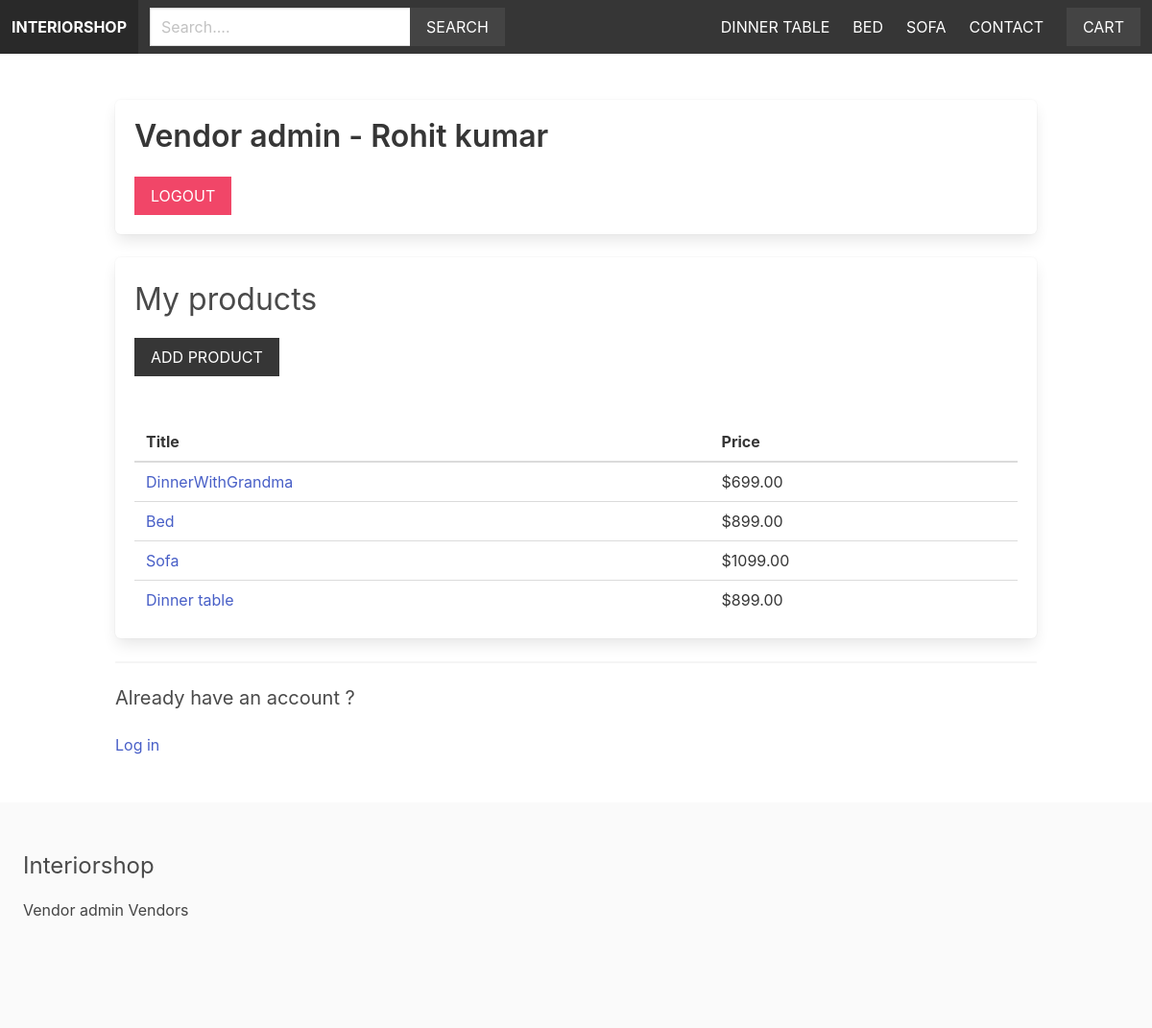
/vendors/vendor-admin/ (signed in), run on the app's committed database.
### shop/product/models.py (models this page shows, shortened)
class Category(models.Model):
    title = models.CharField(max_length=255)
    slug = models.SlugField(max_length=255)
    ordering = models.IntegerField(default=0)
    class Meta:
        ordering = ['ordering']

class Product(models.Model):
    category = models.ForeignKey(Category, related_name='products', on_delete=models.CASCADE)
    vendor  = models.ForeignKey(Vendor, related_name='products', on_delete=models.CASCADE)
    title = models.CharField(max_length=255)
    slug = models.SlugField(max_length=255)
    description = models.TextField(blank=True, null=True)
    price = models.DecimalField(max_digits=6, decimal_places=2)
    date_added = models.DateTimeField(auto_now_add=True)
    image = models.ImageField(upload_to="uploads/", blank=True, null=True)
    thumbnail  = models.ImageField(upload_to="uploads/", blank=True, null=True)
    class Meta:
        ordering =  ['-date_added',]

### shop/vendor/models.py (models this page shows, shortened)
class Vendor(models.Model):
    name = models.CharField(max_length=255)
    created_at = models.DateTimeField(auto_now_add=True)
    created_by = models.OneToOneField(User, related_name='vendor', on_delete=models.CASCADE)
    class Meta:
        ordering = ['name']

### shop/vendor/views.py (the view)
# urls.py: path('vendor-admin/',views.vendor_admin,name='vendor_admin'),
@login_required
def vendor_admin(request):
    vendor = request.user.vendor
    products = vendor.products.all()
    return render(request,'vendor/vendor_admin.html',{'vendor':vendor, 'products': products})

### shop/cart/cart.py (called while the page is built)
    def __len__(self):
        return sum(item['quantity'] for item in self.cart.values())

### shop/cart/context_processors.py (called while the page is built)
def cart(request):
    return {'cart': Cart(request)}

### shop/product/context_processors.py (called while the page is built)
def menu_categories(request):
    categories = Category.objects.all()
    return {'menu_categories':categories}

### shop/vendor/templates/vendor/vendor_admin.html (shortened to what this page needs)
{% extends 'core/base.html' %}
{% block content %}
<div class="box">
    <h1 class="title"> Vendor admin - {{ vendor.name }}</h1>
        <a href="{% url 'logout' %}" class="button is-danger is-uppercase">Logout</a>
</div>
<div class="box">
    <h2 class="is-size-3 mb-4">My products</h2>
    <a href="{% url 'add_product' %}" class="button is-dark is-uppercase mb-6">Add product </a>
    {% if products %}
    <table class="table is-fullwidth">
        <thead>
            <tr>
                <th>Title</th>
                <th>Price</th>
            </tr>
        </thead>
        <tbody>
            {% for product in products  %}
                <tr>
                    <td><a href="{% url 'product' product.category.slug product.slug %}">{{ product.title }}</a></td>
                    <td>${{ product.price }}</td>
                </tr>
            {% endfor %}
        </tbody>
    </table>
    {% else %}
        <p>You don't have any products yet...</p>
    {% endif %}
</div>
<hr>
<h2 class="subtitle">Already have an account ?</h2>
<a href="{% url 'login' %}">Log in </a>
{% endblock content %}

### shop/core/templates/core/base.html (shortened to what this page needs)
{% load static %}
<!DOCTYPE html>
<html lang="en">
<head>
    <link rel="stylesheet" href="https://cdn.jsdelivr.net/npm/bulma@0.9.4/css/bulma.min.css">
    <link rel="stylesheet" href="{% static 'styles/main.css' %}">
</head>
<body>
    <nav class="navbar is-dark">
        <div class="navbar-brand">
            <a href="/" class="navbar-item"><strong>Interiorshop</strong></a>
        </div>
        <div class="navbar-menu" id="main-navbar">
            <div class="navbar-start">
                <div class="navbar-item">
                    <form action="{% url 'search' %}" method="get">
                        <div class="field has-addons">
                            <div class="control">
                                <input type="text" class="input" placeholder="Search...." name="query">
                            </div>
                            <div class="control">
                                <button class="button is-dark is-uppercase">Search</button>
                            </div>
                        </div>
                    </form>
                </div>
            </div>
            <div class="navbar-end">
                {% for category in menu_categories  %}
                <a href="{% url 'category' category.slug %}" class="navbar-item">{{ category.title }}</a>
                {% endfor %}
                <a href="{% url 'contact' %}" class="navbar-item">Contact</a>
                <div class="navbar-item">
                    <a href="{% url 'cart' %}" class="button is-dark">Cart{% if cart %} ({{ cart  | length  }}){% endif %}</a>
                </div>
            </div>
        </div>
    </nav>
    <section class="section">
        <div class="container">
     {% block content  %}
     {% endblock  %}
        </div>
    </section>
    <footer class="footer">
        <h3 class="is-size-4 mb-4">Interiorshop</h3>
        {% if request.user.is_authenticated %}
        <a href="{% url 'vendor_admin' %}">Vendor admin</a>
        {% else %}
        <a href="{% url 'become_vendor' %}">Become vendor</a><br>
        {% endif %}
        <a href="{% url 'vendors' %}">Vendors</a>
    </footer>
</body>
</html>

### static/styles/main.css (style rules this page uses)
.navbar { text-transform: uppercase; }
.navbar .is-dark { background: #444; }
.footer a { margin-bottom: 15px; display: inline-block; color: #444; }
.input, .button { border-radius: 0; }

### data on the page
Category: title "DINNER TABLE"
Category: title "BED"
Category: title "SOFA"
Vendor: name "Rohit kumar"
Product: title "DinnerWithGrandma", price "699.00"
Product: title "Bed", price "899.00"
Product: title "Sofa", price "1099.00"
Product: title "Dinner table", price "899.00"
